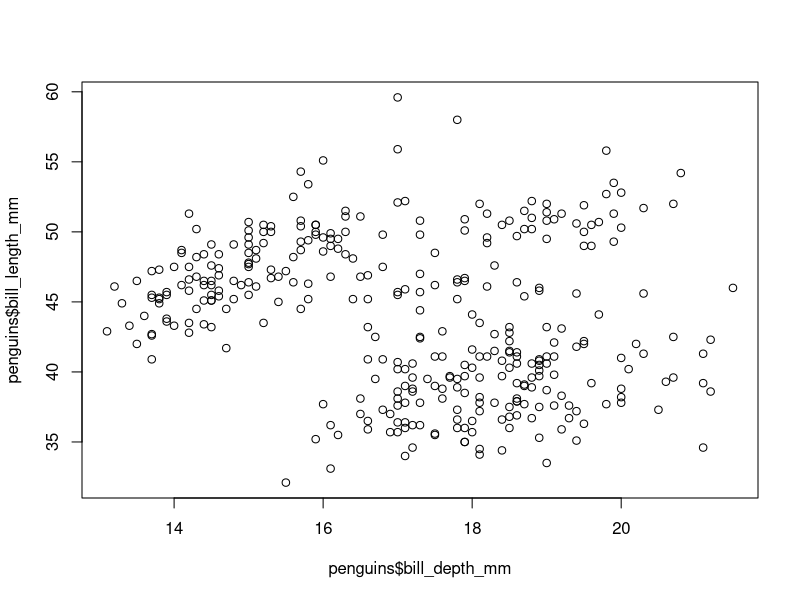
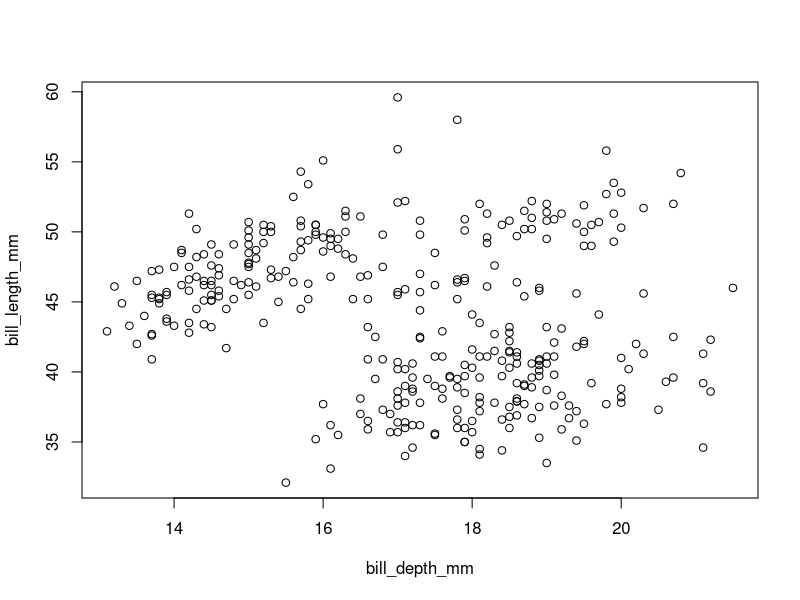
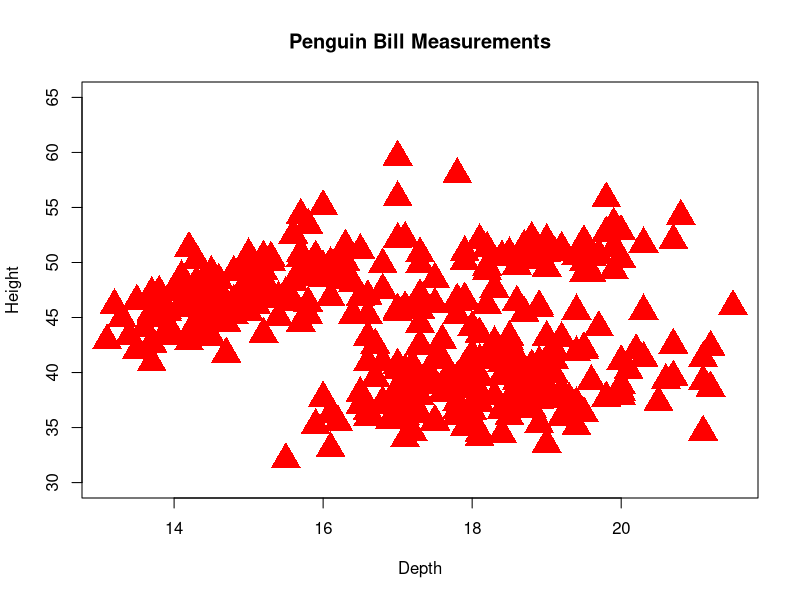
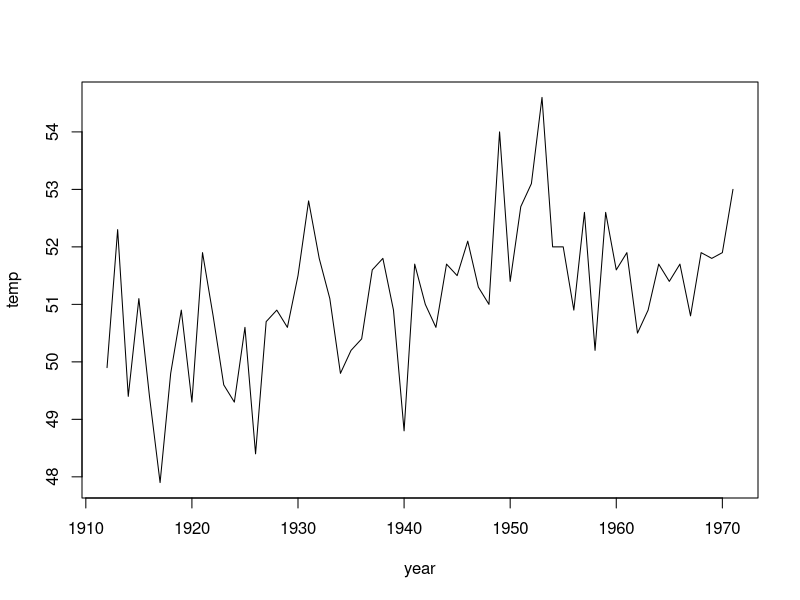
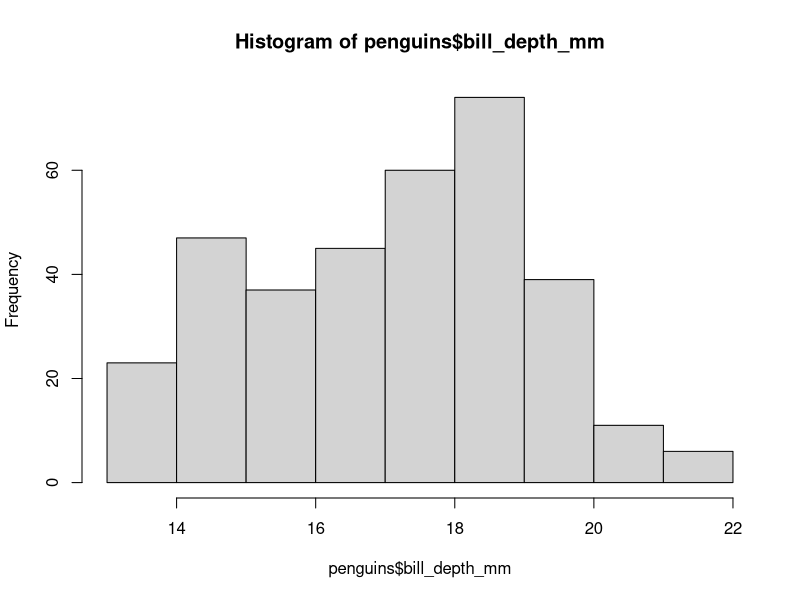
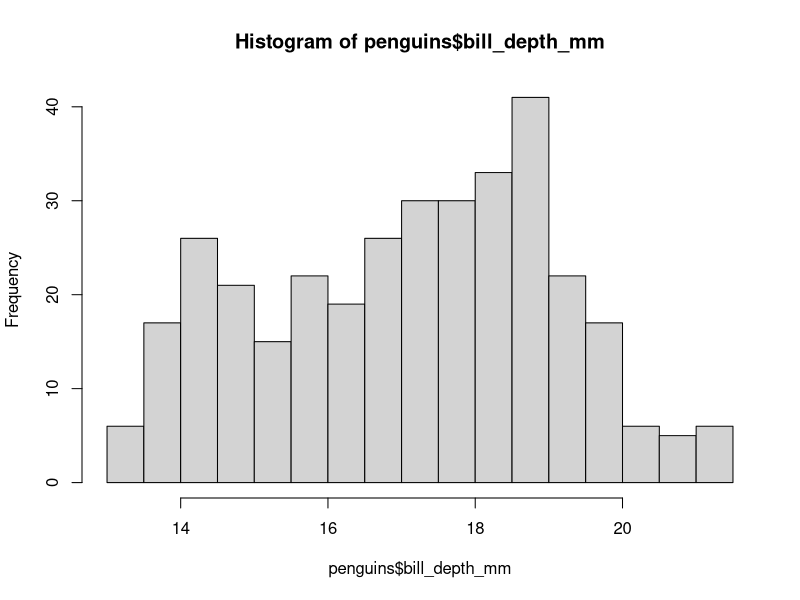

Write the R code that produced these figures, in order.
## ---- chunk 1
library(ggplot2)  # if you installed tidyverse, you have it.  Otherwise install it first
## ---- chunk 2
library(palmerpenguins)
## ---- chunk 3
nh <- data.frame(temp=c(nhtemp), year=1912:1971)
nh
## ---- chunk 4
plot(x = penguins$bill_depth_mm, 
     y = penguins$bill_length_mm)
## ---- chunk 5
plot(bill_length_mm ~ bill_depth_mm, data=penguins)
## ---- chunk 6
plot(bill_length_mm ~ bill_depth_mm, 
     data = penguins,
     main = "Penguin Bill Measurements",
     xlab = "Depth",
     ylab = "Height",
     pch = 17,  # which marker symbol to use
     col = "red",
     cex = 3,  # size
     ylim = c(30,65))  
## ---- chunk 7
plot(temp ~ year, 
     data=nh,
     type='l')
## ---- chunk 8
hist(penguins$bill_depth_mm)
## ---- chunk 9
hist(penguins$bill_depth_mm, breaks=20)
## ---- chunk 10

## ---- chunk 11


